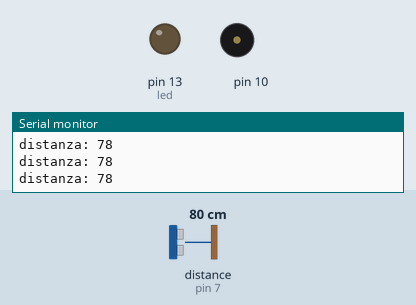
Simulated run of this sketch. Board: Arduino Uno, built with avr-gcc and run on an emulated ATmega328P. On the bench: output pins drawn as LEDs (lit = HIGH), buzzer (waves = sounding), the last lines printed to the serial monitor. Wiring (inferred from the names in the program): ultrasonic range finder: trigger pin 6; echo pin 7. Dashed ring = blinking. Inputs (shaded band) come from the test bench; at power-on: distance to the obstacle (sensor on pin 7) 80 cm. The echo pulse lasts 58.3 µs per cm; pins used as bus, display or sensor lines are not drawn.

Above: at 1.2 s.
1.3 s: distance to the obstacle (sensor on pin 7) set to 44 cm
2.8 s: distance to the obstacle (sensor on pin 7) set to 38 cm
At 3.02 s:
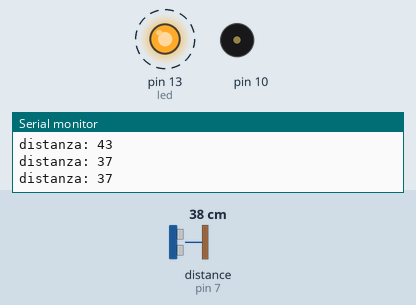
5.8 s: distance to the obstacle (sensor on pin 7) set to 7 cm
At 6.05 s:
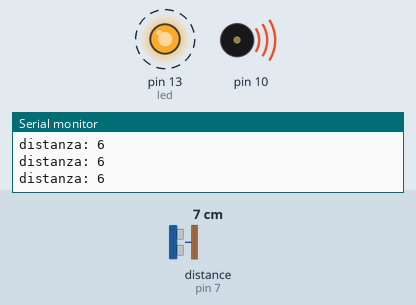
8.8 s: distance to the obstacle (sensor on pin 7) set to 4 cm
At 10.0 s:
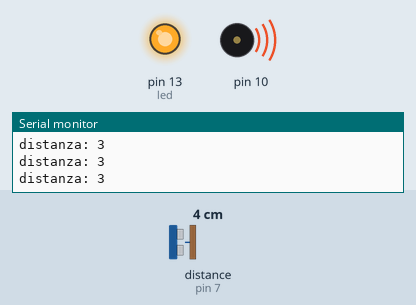
10.3 s: distance to the obstacle (sensor on pin 7) set to 35 cm
At 10.56 s:
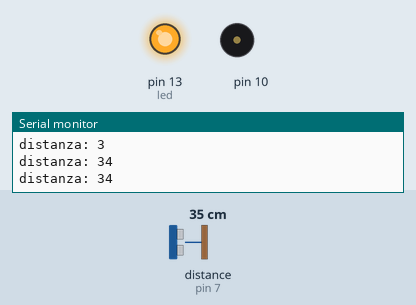
Timing chart, 0 to 14.3 s (numbered marks = the images above; inputs shaded):
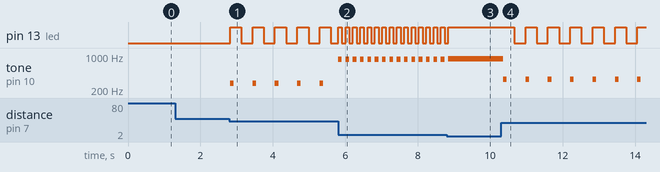

The sketch:

sensore-parcheggio.ino
```cpp
//HR04 Sensore ultrasuoni

const int triggerPort = 6;
const int echoPort = 7;
const int led = 13;

void setup() {
  pinMode(triggerPort, OUTPUT);
  pinMode(echoPort, INPUT);
  pinMode(led, OUTPUT);
  Serial.begin(9600);
}

unsigned long t1, dt;
int tblink = 100;
int statoled = LOW;
int freq = 220;

void loop() {
  long distanza = misura();
  Serial.print("distanza: ");
  Serial.println(distanza);

  if (distanza < 5) {
    digitalWrite(led, HIGH);
    tone(10, 880);
  } else if (distanza > 40) {
    digitalWrite(led, LOW);
    noTone(10);
  } else {

    tblink = map(distanza, 5, 40, 30, 300);
    freq = map(distanza, 5, 40, 880, 220);

    dt = millis() - t1;
    if (dt > tblink) {
      statoled = !statoled;
      digitalWrite(13, statoled);
      t1 = millis();
      if (statoled) {
        tone(10, freq, 100);
      } else {
        //noTone(10);
      }
    }


  }

  delay(100);
}

long misura() {
  //porta bassa l'uscita del trigger
  digitalWrite( triggerPort, LOW );
  //invia un impulso di 10microsec su trigger
  digitalWrite( triggerPort, HIGH );
  delayMicroseconds( 10 );
  digitalWrite( triggerPort, LOW );

  long durata = pulseIn( echoPort, HIGH );
  long distanza = 0.034 * durata / 2;
  return distanza;

}
```

Measured:
- the behaviour switches between 42 and 41 cm on distance to the obstacle (sensor on pin 7) (found by bisection; images 0 and 1)
- the behaviour switches between 6 and 5 cm on distance to the obstacle (sensor on pin 7) (found by bisection; images 2 and 3)
- after the input at 2.8 s, pin 13 (led): alternates HIGH for 0.31 s and LOW for 0.31 s, starting at once; tone on pin 10: alternates 277 Hz for 0.10 s and silent for 0.52 s, starting at once
- after the input at 5.8 s, pin 13 (led): alternates HIGH for 0.10 s and LOW for 0.10 s, starting at once; tone on pin 10: alternates 862 Hz for 0.10 s and silent for 0.10 s, starting at once
- after the input at 8.8 s, pin 13 (led): goes on until 8.8 s, then stays HIGH
- after the input at 10.3 s, pin 13 (led): alternates HIGH for 0.31 s and LOW for 0.31 s, starting after 0.37 s; tone on pin 10: alternates 334 Hz for 0.10 s and silent for 0.52 s, starting after 0.06 s
